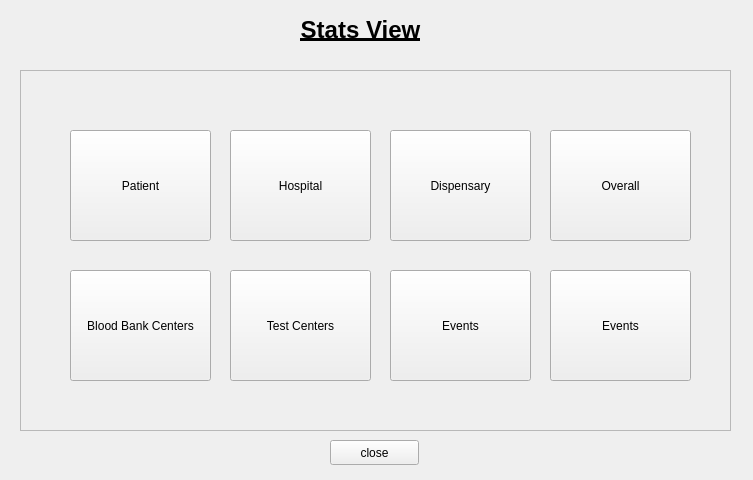
<?xml version="1.0" encoding="UTF-8"?>
<ui version="4.0">
 <class>superadminstats</class>
 <widget class="QWidget" name="superadminstats">
  <property name="geometry">
   <rect>
    <x>0</x>
    <y>0</y>
    <width>753</width>
    <height>480</height>
   </rect>
  </property>
  <property name="windowTitle">
   <string>Form</string>
  </property>
  <widget class="QLabel" name="titleLabel">
   <property name="geometry">
    <rect>
     <x>180</x>
     <y>10</y>
     <width>361</width>
     <height>41</height>
    </rect>
   </property>
   <property name="styleSheet">
    <string notr="true">font-size:12pt;
font-weight: bold;</string>
   </property>
   <property name="text">
    <string>&lt;html&gt;&lt;head/&gt;&lt;body&gt;&lt;p align=&quot;center&quot;&gt;&lt;span style=&quot; font-size:18pt; text-decoration: underline;&quot;&gt;Stats View&lt;/span&gt;&lt;/p&gt;&lt;/body&gt;&lt;/html&gt;</string>
   </property>
  </widget>
  <widget class="QFrame" name="frame">
   <property name="geometry">
    <rect>
     <x>20</x>
     <y>70</y>
     <width>711</width>
     <height>361</height>
    </rect>
   </property>
   <property name="frameShape">
    <enum>QFrame::StyledPanel</enum>
   </property>
   <property name="frameShadow">
    <enum>QFrame::Raised</enum>
   </property>
   <widget class="QPushButton" name="overall">
    <property name="geometry">
     <rect>
      <x>530</x>
      <y>60</y>
      <width>141</width>
      <height>111</height>
     </rect>
    </property>
    <property name="text">
     <string>Overall</string>
    </property>
   </widget>
   <widget class="QPushButton" name="dispensary">
    <property name="geometry">
     <rect>
      <x>370</x>
      <y>60</y>
      <width>141</width>
      <height>111</height>
     </rect>
    </property>
    <property name="text">
     <string>Dispensary</string>
    </property>
   </widget>
   <widget class="QPushButton" name="patient">
    <property name="geometry">
     <rect>
      <x>50</x>
      <y>60</y>
      <width>141</width>
      <height>111</height>
     </rect>
    </property>
    <property name="text">
     <string>Patient</string>
    </property>
   </widget>
   <widget class="QPushButton" name="hospital">
    <property name="geometry">
     <rect>
      <x>210</x>
      <y>60</y>
      <width>141</width>
      <height>111</height>
     </rect>
    </property>
    <property name="text">
     <string>Hospital</string>
    </property>
   </widget>
   <widget class="QPushButton" name="pushButton_5">
    <property name="geometry">
     <rect>
      <x>50</x>
      <y>200</y>
      <width>141</width>
      <height>111</height>
     </rect>
    </property>
    <property name="text">
     <string>Blood Bank Centers</string>
    </property>
   </widget>
   <widget class="QPushButton" name="testcenter">
    <property name="geometry">
     <rect>
      <x>210</x>
      <y>200</y>
      <width>141</width>
      <height>111</height>
     </rect>
    </property>
    <property name="text">
     <string>Test Centers</string>
    </property>
   </widget>
   <widget class="QPushButton" name="events">
    <property name="geometry">
     <rect>
      <x>370</x>
      <y>200</y>
      <width>141</width>
      <height>111</height>
     </rect>
    </property>
    <property name="text">
     <string>Events</string>
    </property>
   </widget>
   <widget class="QPushButton" name="doctor">
    <property name="geometry">
     <rect>
      <x>530</x>
      <y>200</y>
      <width>141</width>
      <height>111</height>
     </rect>
    </property>
    <property name="text">
     <string>Events</string>
    </property>
   </widget>
  </widget>
  <widget class="QPushButton" name="pushButton_9">
   <property name="geometry">
    <rect>
     <x>330</x>
     <y>440</y>
     <width>89</width>
     <height>25</height>
    </rect>
   </property>
   <property name="text">
    <string>close</string>
   </property>
  </widget>
 </widget>
 <resources/>
 <connections/>
</ui>
